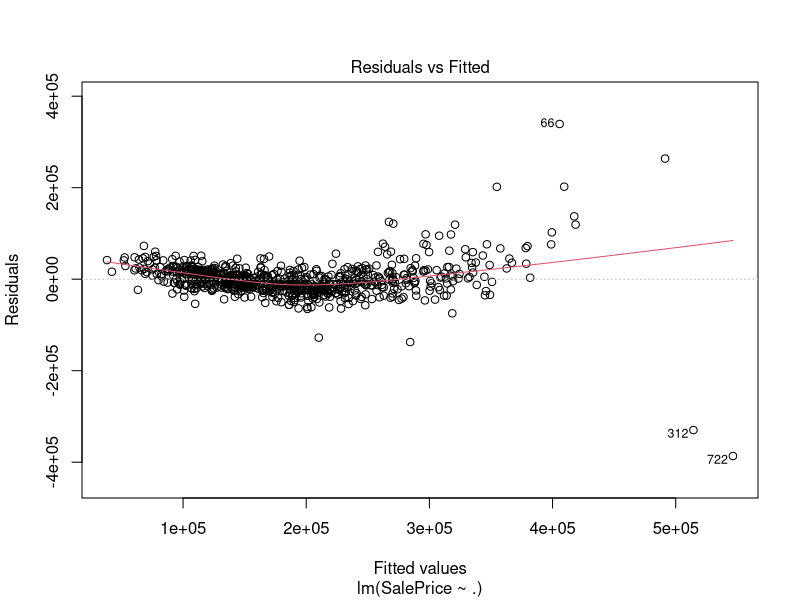
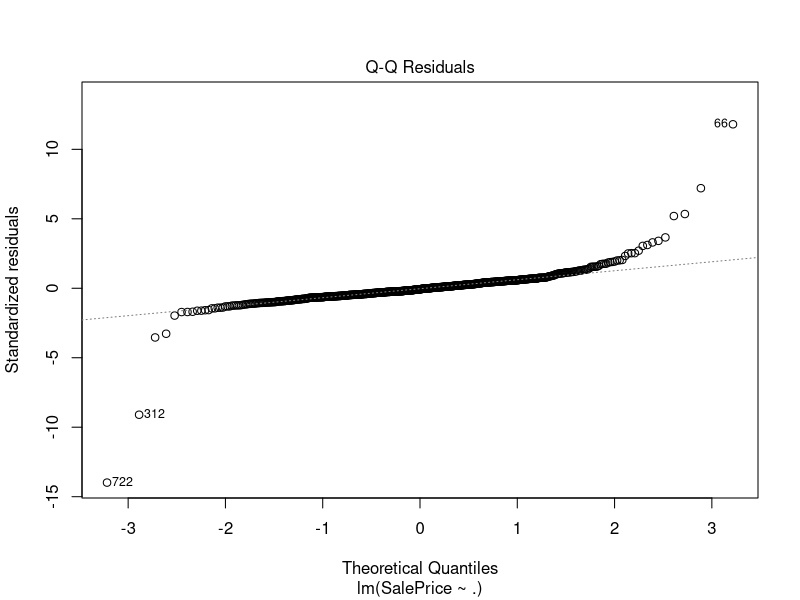
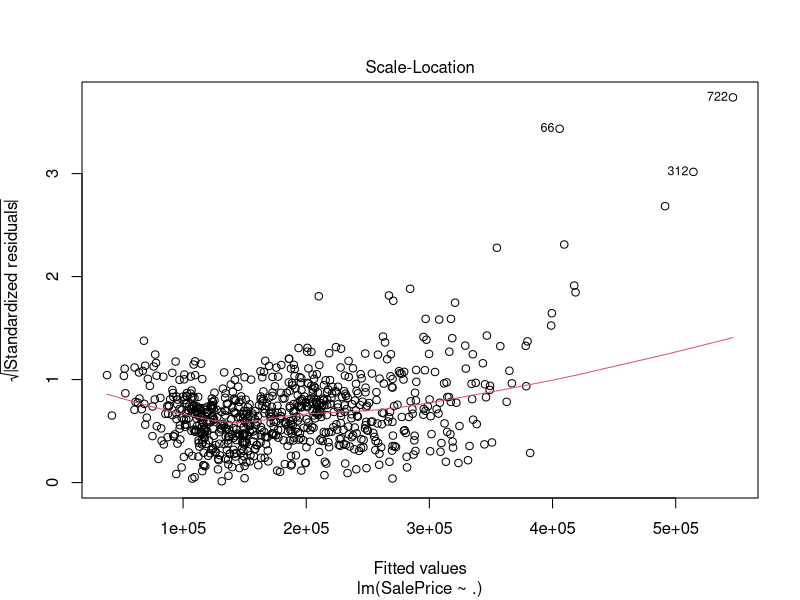
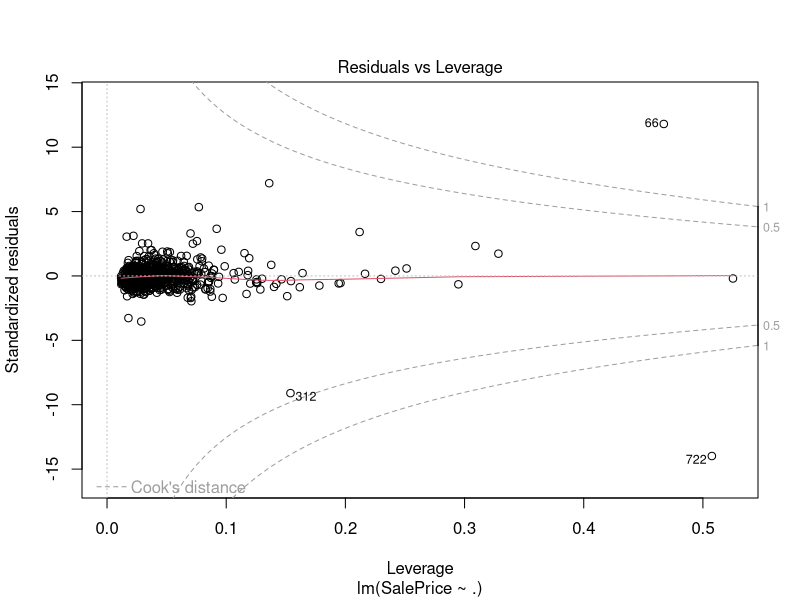
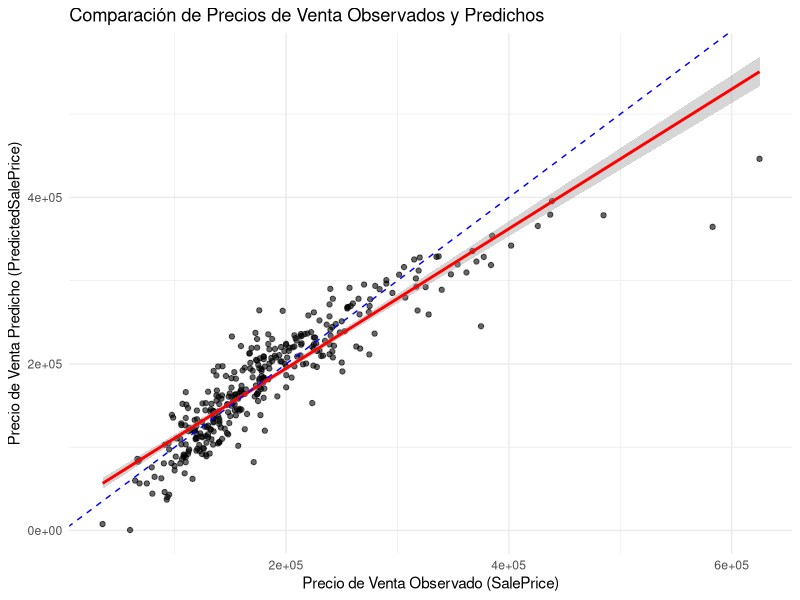
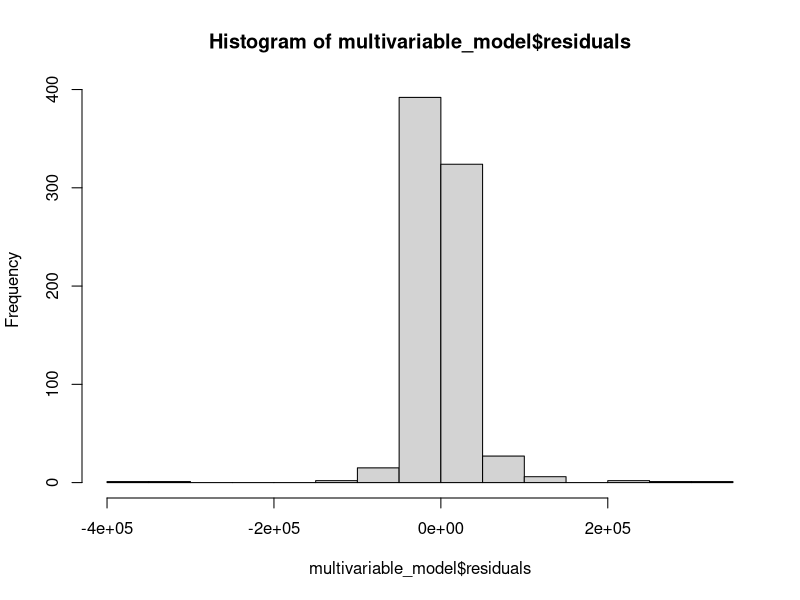
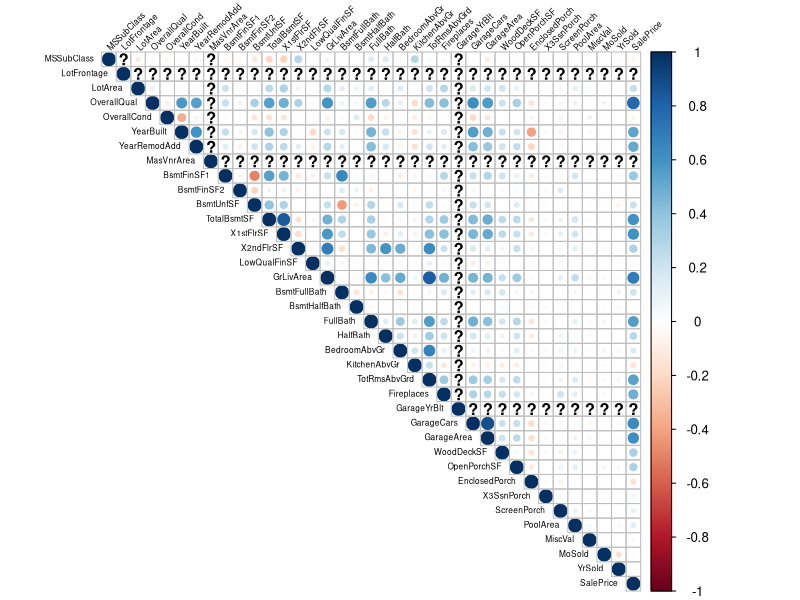
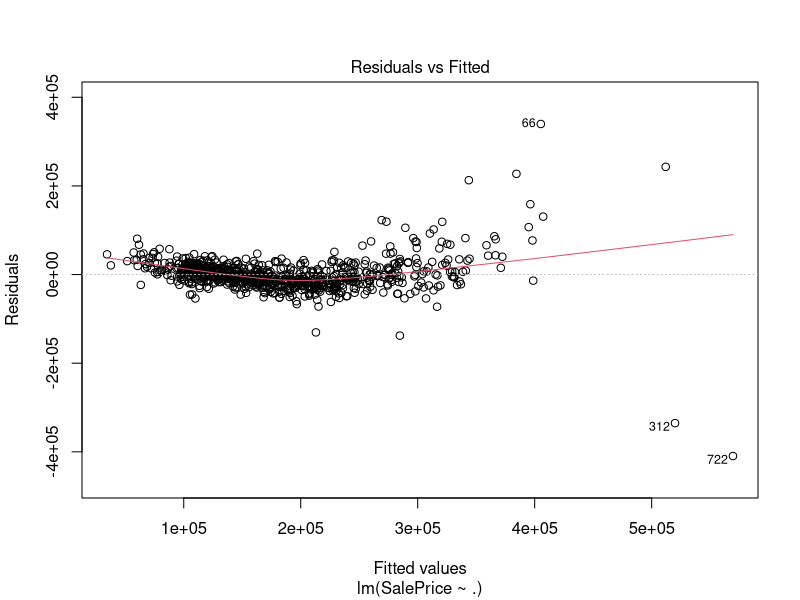

Generate these figures, in order, with R:
## ---- chunk 1
knitr::opts_chunk$set(echo = TRUE)
## ---- chunk 2
library(readr)
library(kableExtra)
library(ggplot2)
library(reshape2)
library(knitr)
library(tidyr)
library(dplyr)
library(corrplot)
library(car)
library(caret)
library(nortest)
## ---- chunk 3
data <- read_csv("train_final.csv")
## ---- chunk 4
porcentaje_na <- sapply(data, function(x) sum(is.na(x)) / length(x)) * 100

columnas_a_eliminar <- names(porcentaje_na[porcentaje_na > 75])
print(columnas_a_eliminar)

data <- data[, !names(data) %in% columnas_a_eliminar]
## ---- chunk 5

vars_quantitative <- names(data)[sapply(data, is.numeric) & names(data) != 'Id']

multivariable_model <- lm(SalePrice ~ ., data = data[, vars_quantitative])

summary(multivariable_model)

plot(multivariable_model)
## ---- chunk 6
vars_quantitative <- names(data)[sapply(data, is.numeric) & names(data) != 'Id']
multivariable_model <- lm(SalePrice ~ ., data = data[, vars_quantitative])

# Cargar el archivo de prueba
test_data1 <- read.csv("test_final.csv")

test_data1$PredictedSalePrice <- predict(multivariable_model, newdata = test_data1)

ggplot(test_data1, aes(x = SalePrice, y = PredictedSalePrice)) +
  geom_point(alpha = 0.6) +
  geom_smooth(method = "lm", se = TRUE, color = "red") +
  labs(title = "Comparación de Precios de Venta Observados y Predichos",
       x = "Precio de Venta Observado (SalePrice)",
       y = "Precio de Venta Predicho (PredictedSalePrice)") +
  theme_minimal() +
  geom_abline(intercept = 0, slope = 1, linetype = "dashed", color = "blue")

rmse_value <- RMSE(test_data1$PredictedSalePrice, test_data1$SalePrice, na.rm = TRUE)

# Calcular RMSE relativo
rmse_relative <- rmse_value / mean(test_data1$SalePrice, na.rm = TRUE)

print(rmse_relative)

## ---- chunk 7

hist(multivariable_model$residuals)
# para ver si la distribucion de lo residuos es normal
lillie.test(multivariable_model$residuals)

# desviacion con valor numerico
rmse_value <- RMSE(test_data1$PredictedSalePrice, test_data1$SalePrice, na.rm = TRUE)
rmse_value

# Calcular RMSE relativo, osea porcentaje de desviacion en la prediccion
rmse_relative <- rmse_value / mean(test_data1$SalePrice, na.rm = TRUE)

print(rmse_relative)
## ---- chunk 8
vars_quantitative2 <- names(data)[sapply(data, is.numeric) & names(data) != 'Id' & names(data) != 'PredictedSalePrice']

matriz_cor <- cor(data[, vars_quantitative2])

matriz_cor

corrplot(matriz_cor, method = "circle", type = "upper", tl.col = "black", tl.srt = 45, tl.cex = 0.5)

## ---- chunk 9
# Identificar correlaciones altas (r > 0.7)
correlaciones_altas <- which(matriz_cor > 0.7 & matriz_cor < 1, arr.ind = TRUE)
correlaciones_altas <- data.frame(
  Variable1 = rownames(matriz_cor)[correlaciones_altas[, 1]],
  Variable2 = colnames(matriz_cor)[correlaciones_altas[, 2]],
  Correlación = matriz_cor[correlaciones_altas]
)
correlaciones_altas

## ---- chunk 10
# Crear un nuevo conjunto de variables numéricas excluyendo las redundantes
vars_quantitative3 <- names(data)[sapply(data, is.numeric) & 
                                  names(data) != 'Id' & 
                                  names(data) != 'PredictedSalePrice' &
                                  !names(data) %in% c("X1stFlrSF", "TotRmsAbvGrd", "GarageCars", "TotalBsmtSF", "X2ndFlrSF")]

# Ajustar el nuevo modelo multivariable
multivariable_modelFinal <- lm(SalePrice ~ ., data = data[, vars_quantitative3])
summary(multivariable_modelFinal)

plot(multivariable_modelFinal)
## ---- chunk 11
# Verificar variables aliasadas (combinaciones lineales)
alias(multivariable_modelFinal)
## ---- chunk 12

# Cargar el archivo de prueba
test_data <- read.csv("test_final.csv")

# Hacer predicciones sobre los datos de prueba
pred_Multi_LM <- predict(multivariable_modelFinal, newdata = test_data)

head(pred_Multi_LM)
sum(is.na(pred_Multi_LM))
sum(is.na(test_data$SalePrice))


hist(multivariable_modelFinal$residuals)
# para ver si la distribucion de lo residuos es normal
lillie.test(multivariable_modelFinal$residuals)

# muestra la desviacion de las predicciones
RMSE(pred_Multi_LM,test_data$SalePrice, na.rm = TRUE)

# desviacion pero en porcentaje.
rmse_relative <- RMSE(pred_Multi_LM, test_data$SalePrice, na.rm = TRUE) / mean(test_data$SalePrice, na.rm = TRUE)

print(rmse_relative)
